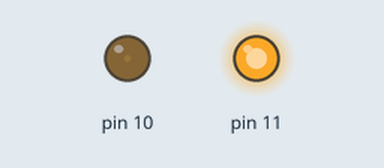
A sketch run on a simulated Arduino Uno, built with avr-gcc and run on an emulated ATmega328P. On the bench: output pins drawn as LEDs (lit = HIGH).

Above: at 0.05 s.
At 0.35 s:
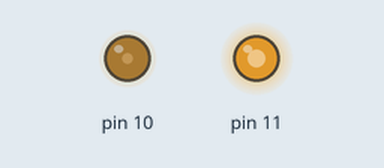
At 0.65 s:
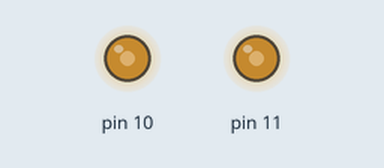
At 1.25 s:
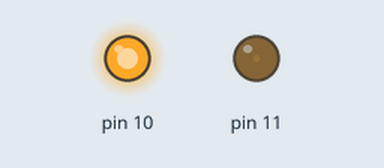
Timing chart, 0 to 3.0 s (numbered marks = the images above):
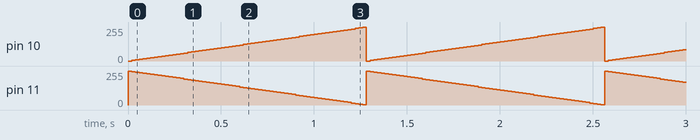

Measured:
- by itself, pin 10: ramps from 0/255 to 252/255 and jumps back, once every 1.3 s
- by itself, pin 11: ramps from 255/255 to 3/255 and jumps back, once every 1.3 s

The sketch:

LED_BLINK.ino
```cpp
void setup() {
 pinMode(10,OUTPUT);
 pinMode(11,OUTPUT);
}

void loop()
{
  for(int i=0;i<255;i+=4)
  {
    analogWrite(10,i);
    analogWrite(11,255-i);
    delay(20);
  }
}
```
